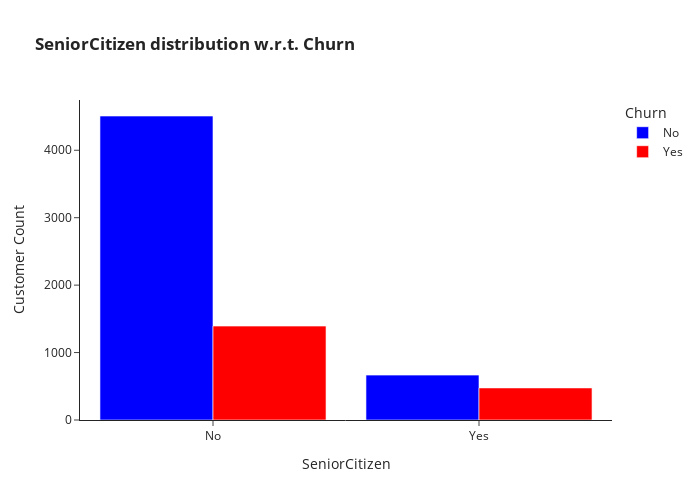

Notebook code for this chart:
### Code cell
top_cat = "SeniorCitizen" 
color_map = {"Yes": "red", "No": "blue"}

fig = px.histogram(
    df,
    x=top_cat,
    color="Churn",
    barmode="group",
    title=f"<b>{top_cat} distribution w.r.t. Churn</b>",
    color_discrete_map=color_map
)

fig.update_layout(
    width=700,
    height=500,
    bargap=0.15,
    xaxis_title=top_cat,
    yaxis_title="Customer Count",
    legend_title="Churn",
    template="simple_white"
)

fig.show()

### Figure 1 — Plotly figure (JSON) as saved in the notebook; plotly's stock layout.template omitted (floating-point values rounded to 4 significant figures; data arrays with more than 128 entries replaced by an {"elided": "..."} marker saying what was removed)
{"data": [{"alignmentgroup": "True", "bingroup": "x", "hovertemplate": "Churn=No<br>SeniorCitizen=%{x}<br>count=%{y}<extra></extra>", "legendgroup": "No", "marker": {"color": "blue", "pattern": {"shape": ""}}, "name": "No", "offsetgroup": "No", "orientation": "v", "showlegend": true, "type": "histogram", "x": {"elided": "5174 str values"}, "xaxis": "x", "yaxis": "y"}, {"alignmentgroup": "True", "bingroup": "x", "hovertemplate": "Churn=Yes<br>SeniorCitizen=%{x}<br>count=%{y}<extra></extra>", "legendgroup": "Yes", "marker": {"color": "red", "pattern": {"shape": ""}}, "name": "Yes", "offsetgroup": "Yes", "orientation": "v", "showlegend": true, "type": "histogram", "x": {"elided": "1869 str values"}, "xaxis": "x", "yaxis": "y"}], "layout": {"bargap": 0.15, "barmode": "group", "height": 500, "legend": {"title": {"text": "Churn"}, "tracegroupgap": 0}, "title": {"text": "<b>SeniorCitizen distribution w.r.t. Churn</b>"}, "width": 700, "xaxis": {"anchor": "y", "domain": [0, 1], "title": {"text": "SeniorCitizen"}}, "yaxis": {"anchor": "x", "domain": [0, 1], "title": {"text": "Customer Count"}}}}
